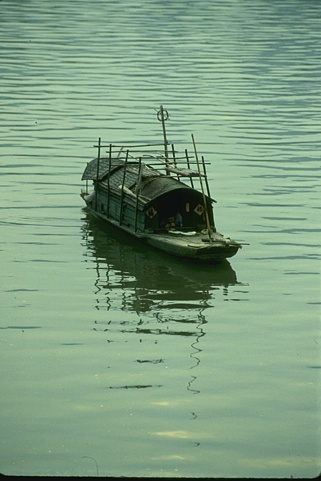
#> input picture data/myFavorite_BSDimages/dir/15088.jpg, 321 x 481 px; its folder holds only this picture in this run
$ python Gabor_features_BSD_test.py   (older library calls are emulated)
#> lines starting #> are read from the running program, lines starting #| are printed output that depends on the picture
### Gabor_analysis/myGaborFunctions.py
import numpy as np
from scipy.signal import fftconvolve as convolve
from scipy.ndimage import gaussian_filter
from skimage.morphology import square, opening
from joblib import Parallel, delayed

__all__ = ['makeGabor_filter', 'makeGabor_filterbank', 'applyGabor_filter', 'applyGabor_filterbank']


def makeGabor_filter(frequency=0.1, angle=0, alpha=0.1, beta=0.1, freq_bandwidth=None, angle_bandwidth=None,
                     freq_crossing_point=0.5, ang_crossing_point=0.5, n_stds=3.5):
    if freq_bandwidth is not None:
        k = 2 ** freq_bandwidth
        gamma = (1 / np.pi) * np.sqrt(np.log(1 / freq_crossing_point)) * ((k + 1) / (k - 1))
        alpha = frequency / gamma
    if angle_bandwidth is not None:
        angle_bandwidth = np.deg2rad(angle_bandwidth)
        eta = (1 / np.pi) * np.sqrt(np.log(1 / ang_crossing_point)) * (1 / np.tan(angle_bandwidth / 2))
        beta = frequency / eta

    sigma_x = 1 / (np.sqrt(2) * alpha)
    sigma_y = 1 / (np.sqrt(2) * beta)

    x0 = np.ceil(max(np.abs(n_stds * sigma_x * np.cos(angle)), np.abs(n_stds * sigma_y * np.sin(angle)), 1))
    y0 = np.ceil(max(np.abs(n_stds * sigma_y * np.cos(angle)), np.abs(n_stds * sigma_x * np.sin(angle)), 1))
    y, x = np.mgrid[-y0:y0 + 1, -x0:x0 + 1]

    xr = x * np.cos(angle) + y * np.sin(angle)
    yr = -x * np.sin(angle) + y * np.cos(angle)

    norm_const = (alpha * beta) / np.pi
    gauss = np.exp(- (alpha ** 2 * xr ** 2 + beta ** 2 * yr ** 2))
    gabor = gauss * np.exp(1j * 2 * np.pi * frequency * xr)
    gabor_norm = gabor * norm_const

    params = {'frequency': frequency, 'angle': angle, 'sigma_x': sigma_x, 'sigma_y': sigma_y}

    return gabor_norm, params


def makeGabor_filterbank(min_period=2., max_period=40., freq_bandwidth=1, angle_bandwidth=45, freq_crossing_point=0.5,
                         ang_crossing_point=0.5, n_stds=3.5):
#> called with min_period = 2, max_period = 35, freq_bandwidth = 0.7, angle_bandwidth = 30, freq_crossing_point = 0.9, ang_crossing_point = 0.7, n_stds = 3.5
    k = 2 ** freq_bandwidth
    angle_bandwidth = np.deg2rad(angle_bandwidth)

    gamma = (1 / np.pi) * np.sqrt(np.log(1 / freq_crossing_point)) * ((k + 1) / (k - 1))
    eta = (1 / np.pi) * np.sqrt(np.log(1 / ang_crossing_point)) * (1 / np.tan(angle_bandwidth / 2.))

    f_high = 1 / min_period
    f_low = 1 / max_period
    frequencies = np.array([k ** -ii * f_high for ii in range(20)], dtype=np.float)
    frequencies = frequencies[f_low < frequencies]

    n = np.int(np.round(np.sqrt((eta * np.pi ** 2) ** 2 / (4 * np.log(1 / ang_crossing_point)))))
    angles = [ii * (np.pi / int(n)) for ii in range(n)]

    gabor_filters = []
    for ii, freq in enumerate(frequencies):
        for jj, theta in enumerate(angles):
            alpha = freq / gamma
            beta = freq / eta
            gabor = makeGabor_filter(frequency=freq, angle=theta, alpha=alpha, beta=beta, n_stds=n_stds)
            gabor_filters.append(gabor)

    return gabor_filters, frequencies, angles


def applyGabor_filter(image, filtr, resp_type, smooth, morph_opening, se_z):
    img_padded = np.pad(image, (
    (filtr[0].shape[0] // 2, filtr[0].shape[0] // 2), (filtr[0].shape[1] // 2, filtr[0].shape[1] // 2)),
                        mode='symmetric')
    resp = np.vectorize(complex)(convolve(img_padded, filtr[0].real, mode='valid'),
                                 convolve(img_padded, filtr[0].imag, mode='valid'))
    #     resp = convolve(img_padded, filtr[0], mode='valid')

    #     resp /= (filtr[1].get('sigma')**2)#np.sqrt(filtr[1].get('sigma_x'))*2

    # print(filtr[0].shape)
    if resp_type == 'L2':
        resp_1 = np.abs(resp)

    elif resp_type == 'real':
        resp_1 = resp.real
    elif resp_type == 'imag':
        resp_1 = resp.imag
    elif resp_type == 'square':
        resp_1 = resp.real ** 2 + resp.imag ** 2
    elif resp_type == 'complete':
        resp_1 = resp

    if morph_opening:
        # print('opening')
        period = np.int(se_z / filtr[1].get('frequency'))
        selem = square(period)
        resp_opened = opening(resp_1, selem=selem)
    else:
        resp_opened = resp_1

    if smooth:
        sigma_s = 1. * filtr[1].get('sigma_x')

        if np.iscomplexobj(resp_1):
            resp_smth = np.copy(resp_1)
            resp_smth.real = gaussian_filter(resp_opened.real, sigma=sigma_s, truncate=1.5, mode='reflect')
            resp_smth.imag = gaussian_filter(resp_opened.imag, sigma=sigma_s, truncate=1.5, mode='reflect')
        else:
            resp_smth = gaussian_filter(resp_opened, sigma=sigma_s, truncate=1.5, mode='reflect')

    else:
        resp_smth = resp_opened

    return np.array(resp_smth)


def applyGabor_filterbank(img, filterbank, resp_type, smooth, morph_opening, se_z):
    num_cores = -1
    responses = Parallel(n_jobs=num_cores)(
        delayed(applyGabor_filter)(img, g_filter, resp_type, smooth, morph_opening, se_z) for g_filter in filterbank)

    return np.array(responses)

### complexColor/color_transformations.py
# -*- coding: utf-8 -*-
#!/usr/bin/env python

import numpy as np
import cv2
import pdb

def calc_luminance(img):
    L = img[:, :, 0] * 0.2125 + img[:, :, 0] * 0.7154  + img[:, :, 0] * 0.0721
    return L

def normalize_img(img, rows, cols):
    img_nrmzd = (img * (np.sqrt(rows*cols))) / np.sqrt(np.sum(np.abs(img)**2))
    return img_nrmzd

def linear_normalization(arr, nmax, nmin):
    minarr = np.min(arr)
    maxarr = np.max(arr)
    return (arr - minarr) * ((nmax - nmin)/ (maxarr - minarr)) + nmin

def linear_normalization2(arr):
    arr //= 2.
    arr += 128.

    return arr

# [6 lines left out: function hexencode, not called in this run]

def img2complex_colorspace(img, color_space):
    # see https://docs.opencv.org/trunk/de/d25/imgproc_color_conversions.html#color_convert_rgb_hsv for color space transformation info

#     img = img_as_float32(img.astype('uint8')) # The input image must be float32 between [0, 1]

    if color_space == 'HV':
        img_hsv = cv2.cvtColor(img, cv2.COLOR_RGB2HSV)
        ch1 = np.deg2rad(img_hsv[:, :, 0]) # Change the H channel from deg to rag #img_hsv[:, :, 0]#
        ch2 = img_hsv[:, :, 1] * 255. #* 100. # Change the S channel between [0, 1]
        ch3 = img_hsv[:, :, 2] * 255. #* 100. # Change the V channel between [0, 1]

        luminance = ch2
        chrominance = ch3 * np.exp(1j * ch1)
        chrominance_real = chrominance.real
        chrominance_imag = chrominance.imag
        cs = 'HSV'

    if color_space == 'HLS':
        img_hls = cv2.cvtColor(img, cv2.COLOR_RGB2HLS).astype('float32')
        ch1 = np.deg2rad(img_hls[:, :, 0]) * 2# Change the H channel from deg to rag #img_hsv[:, :, 0]#
        ch2 = img_hls[:, :, 1] #* 255. #* 100. # Change the L channel between [0, 1]
        ch3 = img_hls[:, :, 2] #* 255. #* 100. # Change the S channel between [0, 1]

        luminance = ch2
        chrominance = ch3 * np.exp(1j * ch1)
        chrominance_real = chrominance.real
        chrominance_imag = chrominance.imag
        cs = 'HLS'

    if color_space == 'HS':
        img_hsv = cv2.cvtColor(img, cv2.COLOR_RGB2HSV).astype('float32')
        ch1 = np.deg2rad(img_hsv[:, :, 0])*2 # Change the H channel from deg to rag img_hsv[:, :, 0]#
        ch2 = img_hsv[:, :, 1] #* 255. #* 100. # Change the S channel between [0, 1]
        ch3 = img_hsv[:, :, 2] #* 255. #* 100. # Change the V channel between [0, 1]

        luminance = cv2.cvtColor(img, cv2.COLOR_RGB2GRAY).astype('float32')#calc_luminance(img) #ch3#ch3 #
        chrominance = ch2 * np.exp(1j * ch1)
        chrominance_real = chrominance.real
        chrominance_imag = chrominance.imag
        cs = 'HSV'

    if color_space == 'LAB':
        img_lab = cv2.cvtColor(img, cv2.COLOR_RGB2LAB)
        ch1 = img_lab[:, :, 0]  # L channel between [0, 100]
        ch2 = img_lab[:, :, 1]  # a channel between [-127, 127]
        ch3 = img_lab[:, :, 2]  # b channel between [-127, 127]

        luminance = ch1
        chrominance = ch2 + (1j * ch3)
        chrominance_real = chrominance.real
        chrominance_imag = chrominance.imag
        cs = 'LAB'

#     fig, axs = plt.subplots(1, 3, figsize=(9, 3), dpi=300)
#     axs[0].imshow(ch1, cmap='gray')
#     axs[1].imshow(ch2, cmap='gray')
#     axs[2].imshow(ch3, cmap='gray')
#     fig.suptitle('Image channels in '+ cs +' color space')

    return luminance, chrominance_real, chrominance_imag

# [52 lines left out: functions tonemap, calc_semisat, gaussian_color_model, gaussian_shadow_color_model, not called in this run]


def reshape4clustering(feature, rows, cols):
    if feature.ndim == 3 and feature.shape[-1] == 3:
        feature = feature.reshape((rows*cols, 3))
        feature_norm = (feature - feature.mean(axis=0))/feature.std(axis=0)
    elif feature.ndim == 3 and feature.shape[-1] == 4:
        feature = feature.reshape((rows*cols, 4))
        feature_norm = (feature - feature.mean(axis=0))/feature.std(axis=0)
    else:
        feature = feature.reshape(rows*cols)
        feature_norm = (feature - feature.mean())/feature.std()
    return feature

### Gabor_features_BSD_test.py
# -*- coding: utf-8 -*-
# !/usr/bin/env python

import time, warnings, pdb, os

import numpy as np
import matplotlib.pyplot as plt
from mpl_toolkits.axes_grid1 import make_axes_locatable

from sklearn import cluster, datasets, mixture
from sklearn.neighbors import kneighbors_graph
import scipy.cluster.vq as vq
from sklearn.preprocessing import StandardScaler
from skimage.io import imread
from skimage.segmentation import slic
from sklearn.decomposition import PCA

from BSD_metrics.groundtruth import *
from BSD_metrics.metrics import *
from Gabor_analysis.myGaborFunctions import *
from complexColor.color_transformations import *

if __name__ == '__main__':
    img_path = "data/myFavorite_BSDimages/dir/"
    outdir = 'data/outdir/'

    if not os.path.exists(outdir):
        os.makedirs(outdir)

    names = sorted(os.listdir(img_path))

    # Generating Gabor filterbank
    min_period = 2.
    max_period = 35.
    fb = 0.7
    ab = 30
    c1 = 0.9
    c2 = 0.7
    stds = 3.5
    gabor_filters, frequencies, angles = makeGabor_filterbank(min_period, max_period, fb, ab, c1, c2, stds)

    n_freq = len(frequencies)
    n_angles = len(angles)

    # # Visualization of filters
    fig1, axes1 = plt.subplots(n_freq, n_angles, dpi=120)
    ff = 0
    for ii, f_i in enumerate(frequencies):
        for jj, a_i in enumerate(angles):
            axes1[ii, jj].imshow(gabor_filters[ff][0].real, cmap='gray')
            axes1[ii, jj].tick_params(axis='both', which='both', labelsize=7, pad=0.1,
                                      length=2)  # , bottom=False, left=False, labelbottom=False, labelleft=False
            ff += 1
    axes1[n_freq - 1, np.int(np.ceil(n_angles / 2))].set_xlabel('Orientation   $\\theta_j $   $\\rightarrow$',
                                                                fontsize=10)
    axes1[np.int(np.ceil(n_freq / 2)), 0].set_ylabel('Frequency   $f_i$   $\\rightarrow$', fontsize=10)
    fig1.subplots_adjust(top=0.92, bottom=0.08, left=0.10, right=0.95, hspace=0.45, wspace=0.45)
    fig1.suptitle('Gabor filterbank ', fontsize=10)

    lbls = [2, 3, 4, 2, 3, 3, 2]
    # lbls = [3, 3, 3, 3, 3, 3, 3]
    l = 0


    default_base = {'quantile': .3,
                    'eps': .3,
                    'damping': .9,
                    'preference': -200,
                    'n_neighbors': 10,
                    'n_clusters': 2,
                    'min_samples': 20,
                    'xi': 0.05,
                    'min_cluster_size': 0.1,
                    'n_jobs': -1}

    for img_name in names:

        # Load the input image
        print("Processing image " + img_name[:-4])
        img_orig = imread(img_path + img_name)
#> img_orig is the input picture: shape (481, 321, 3); mean R, G, B 126.7, 157.9, 130
        rows, cols, channels = img_orig.shape[0], img_orig.shape[1], img_orig.shape[2]
#> rows = 481; cols = 321; channels = 3

        # [4 lines of commented-out code are left out]

        color_space = 'HS'
        lum, chrom_r, chrom_i = img2complex_colorspace(img_orig, color_space)
#> in img2complex_colorspace, `img_hsv = cv2.cvtColor(img, cv2.COLOR_RGB2HSV).astype('float32')`:
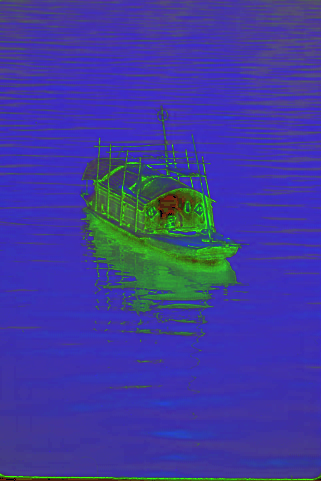
#> img_hsv: shape (481, 321, 3) float32; mean R, G, B 62.9, 59.1, 158
#> in img2complex_colorspace, `ch1 = np.deg2rad(img_hsv[:, :, 0])*2`:
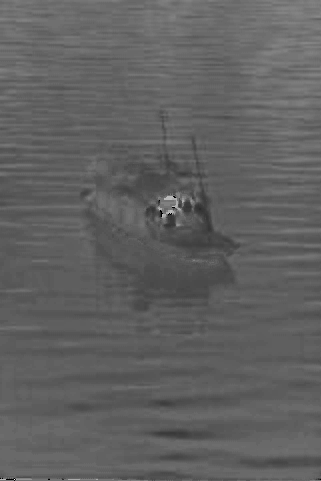
#> ch1: shape (481, 321) float32; min 0, max 5.76, mean 2.2; drawn with min black and max white
#> in img2complex_colorspace, `ch2 = img_hsv[:, :, 1]`:
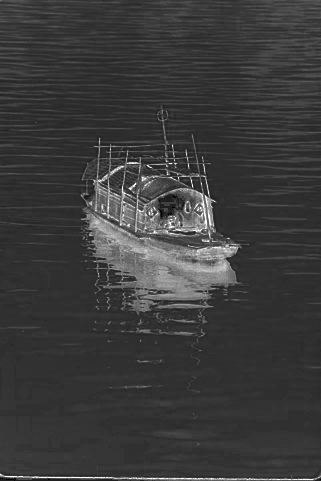
#> ch2: shape (481, 321) float32; min 0, max 255, mean 59.1
#> in img2complex_colorspace, `ch3 = img_hsv[:, :, 2]`:
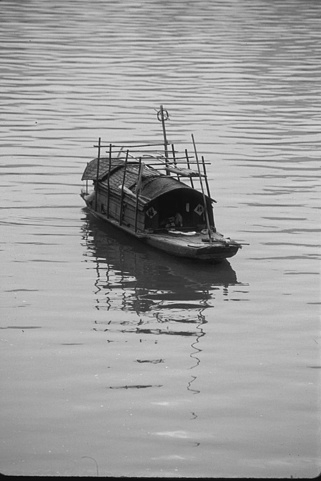
#> ch3: shape (481, 321) float32; min 6, max 255, mean 158
#> in img2complex_colorspace, `chrominance_real = chrominance.real`:
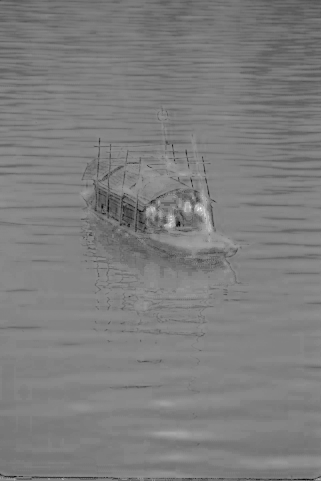
#> chrominance_real: shape (481, 321) float32; min -195.3, max 135.1, mean -32.1; drawn with min black and max white
#> in img2complex_colorspace, `chrominance_imag = chrominance.imag`:
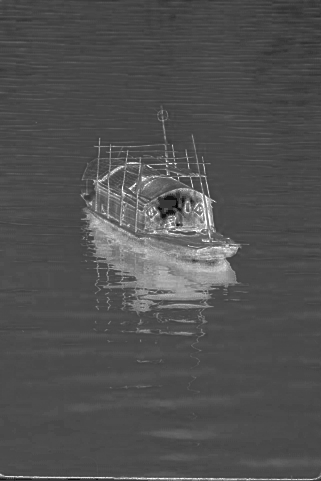
#> chrominance_imag: shape (481, 321) float32; min -49.79, max 255, mean 47.1; drawn with min black and max white

        ##################################  Luminance and chrominance normalization ##################################
        lum = linear_normalization(lum, 255., 0.)
#> in linear_normalization, `minarr = np.min(arr)`: minarr = 4
#> in linear_normalization, `maxarr = np.max(arr)`: maxarr = 246
        chrom_r = linear_normalization2(chrom_r)
        chrom_i = linear_normalization2(chrom_i)
#> in linear_normalization2 (call 2), `arr += 128.`:
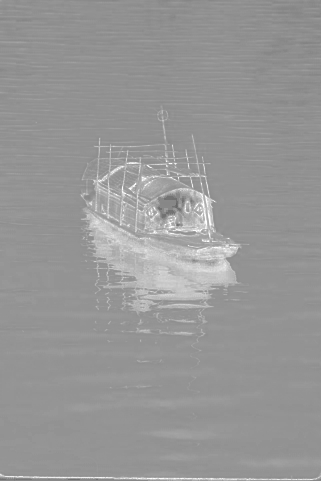
#> arr: shape (481, 321) float32; min 103, max 255, mean 151

        img_2ch = np.array((lum, chrom_r, chrom_i))
        img_2ch_norm = normalize_img(img_2ch, rows, cols)  # * (rows*cols)

        lum = img_2ch_norm[0]  # normalize_img(lum, rows, cols) #*np.sqrt(rows*cols)
        chrom_r = img_2ch_norm[1]  # normalize_img(chrom.real, rows, cols) #*np.sqrt(rows*cols)
        chrom_i = img_2ch_norm[2]  # normalize_img(chrom.imag, rows, cols) #*np.sqrt(rows*cols)

        # fig, axs = plt.subplots(1, 3, dpi=180)
        # axs[0].imshow(lum, cmap='gray')
        # axs[0].set_title('Luminance')
        # axs[1].imshow(chrom_r, cmap='gray')
        # axs[1].set_title('Chrominance (real part)')
        # axs[2].imshow(chrom_i, cmap='gray')
        # axs[2].set_title('Chrominance (imag part)')

        # print('Sum of the square values of the 2 channel image divided by the n° of pixels: ', np.sum(np.abs(img_2ch_norm) ** 2) / (rows * cols))

        ################################## Gabor filtering stage ##################################

        ############## Luminance ##############
        r_type = 'L2'  # 'real'
        gsmooth = True
        opn = True
        selem_size = 1

        g_responses_lum = applyGabor_filterbank(lum, gabor_filters, resp_type=r_type, smooth=gsmooth, morph_opening=opn,
                                                se_z=selem_size)
#> in applyGabor_filterbank, `responses = Parallel(n_jobs=num_cores)( delayed(applyGabor_filter)(img..`: responses = 36 items

        ############## Chrominance real ##############

        g_responses_cr = applyGabor_filterbank(chrom_r, gabor_filters, resp_type=r_type, smooth=gsmooth,
                                               morph_opening=opn, se_z=selem_size)

        ############## Chrominance imag ##############

        g_responses_ci = applyGabor_filterbank(chrom_i, gabor_filters, resp_type=r_type, smooth=gsmooth,
                                               morph_opening=opn, se_z=selem_size)

        ################################## Gabor responses normalization ##################################

        g_responses = np.array([g_responses_lum, g_responses_cr, g_responses_ci])
        g_responses_norm = normalize_img(g_responses, rows, cols)  # * (rows*cols) # g_responses / np.sum(np.abs(np.array([g_responses_lum, g_responses_cr, g_responses_ci]))**2)

        g_responses_lum = g_responses_norm[0]
        g_responses_cr = g_responses_norm[1]
        g_responses_ci = g_responses_norm[2]

        vmax = g_responses_norm.max()
#> vmax = 0.32
        vmin = g_responses_norm.min()
#> vmin = 0.00107

        # [50 lines of commented-out code are left out]

        X = []
        for ff in range(g_responses_lum.shape[0]):
            X.append(reshape4clustering(g_responses_lum[ff], rows, cols))
            X.append(reshape4clustering(g_responses_cr[ff], rows, cols))
            X.append(reshape4clustering(g_responses_ci[ff], rows, cols))
#> after the loop, X = 108 items

        X = np.array(X).T

        # # normalize dataset for easier parameter selection
        # X = StandardScaler().fit_transform(X)
        X = vq.whiten(X)

        # Reduce data dimensionality (if needed for faster clustering computation)
        pca = PCA(n_components=4)
        X = pca.fit_transform(X)

        # [7 lines of commented-out code are left out]
        params = default_base.copy()
        params['n_clusters'] = lbls[l]  # 3  #
        l += 1

        # # estimate bandwidth for mean shift
        # bandwidth = cluster.estimate_bandwidth(X, quantile=params['quantile'])

        # # connectivity matrix for structured Ward
        # connectivity = kneighbors_graph(
        #     X, n_neighbors=params['n_neighbors'], include_self=False)
        # # make connectivity symmetric
        # connectivity = 0.5 * (connectivity + connectivity.T)

        # ============
        # Create cluster objects
        # ============
        # ms = cluster.MeanShift(bandwidth=bandwidth, bin_seeding=True)
        two_means = cluster.MiniBatchKMeans(n_clusters=params['n_clusters'], random_state=0)
#> (the run stopped early here; a loop or call above may not have finished)
